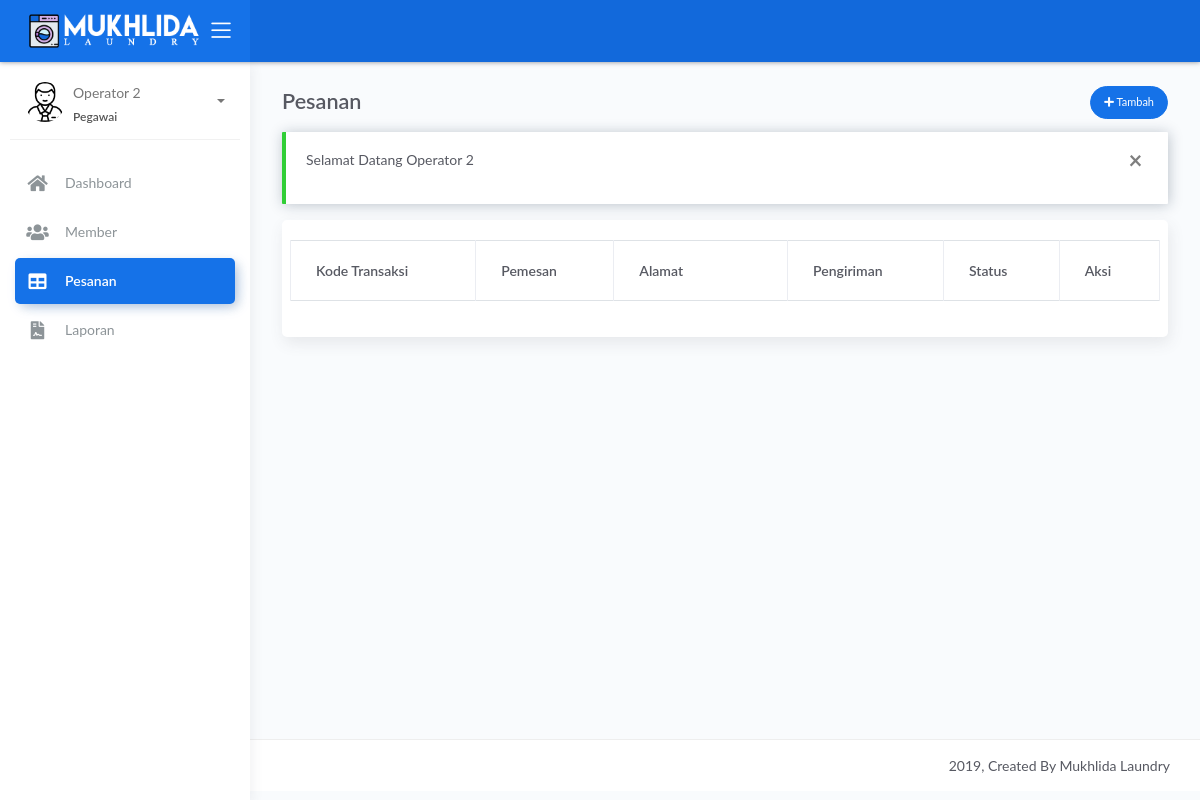
/operator/index.php?page=pesanan (signed in), run on an earlier commit of the app's database.
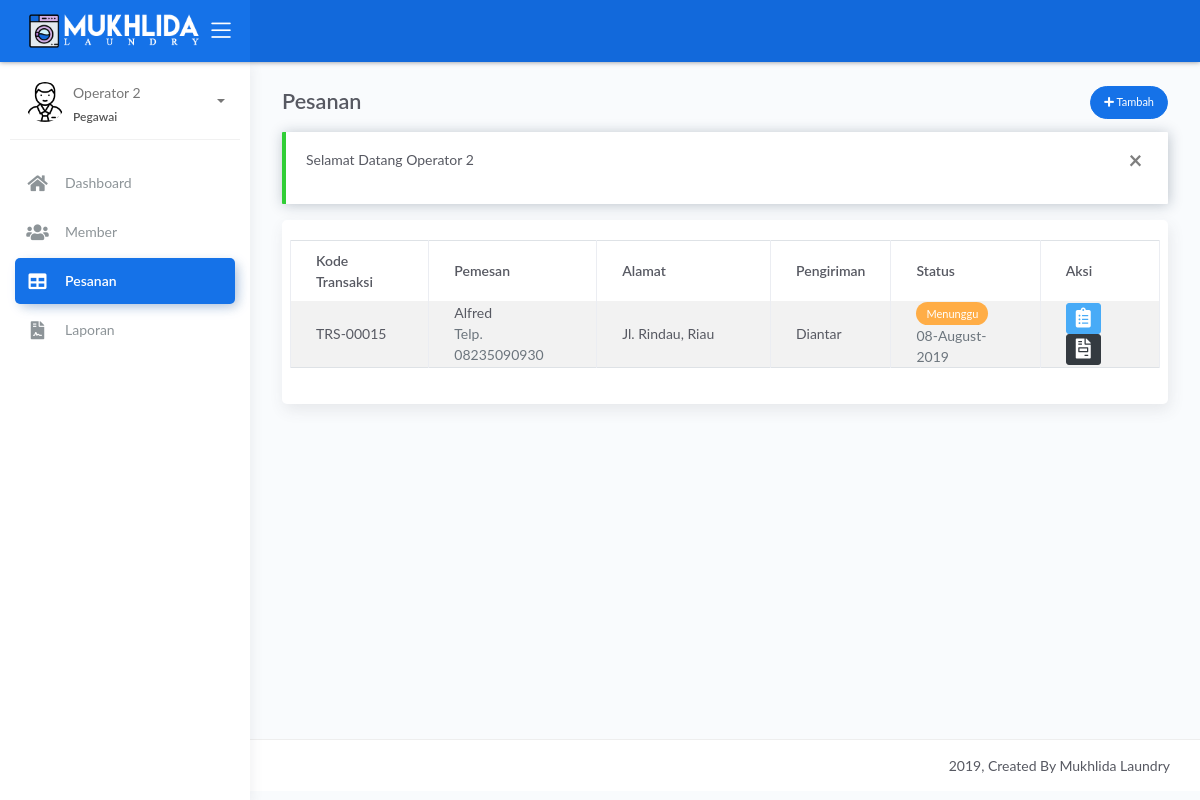
And on a later commit of the database.
### tables this page shows
CREATE TABLE IF NOT EXISTS `info_toko` (
  `nama_toko` varchar(50) NOT NULL,
  `tentang` text NOT NULL,
  `alamat` varchar(255) NOT NULL,
  `email` varchar(50) NOT NULL,
  `telp` varchar(20) NOT NULL,
  `fax` varchar(20) NOT NULL,
  `rek` varchar(20) NOT NULL,
  `facebook` varchar(100) NOT NULL,
  `twitter` varchar(100) NOT NULL,
  `instagram` varchar(100) NOT NULL
);

CREATE TABLE IF NOT EXISTS `transaksi` (
  `kode_transaksi` varchar(10) NOT NULL,
  `tgl_transaksi` timestamp NOT NULL DEFAULT CURRENT_TIMESTAMP,
  `pemesan` varchar(50) NOT NULL,
  `telp` varchar(15) NOT NULL,
  `alamat` varchar(255) NOT NULL,
  `logistik` enum('Diantar','Ambil Sendiri') NOT NULL DEFAULT 'Ambil Sendiri',
  `diskon` int(2) NOT NULL DEFAULT '0',
  `total` float NOT NULL,
  `tunai` float NOT NULL,
  `status` enum('0','1','2','3','4') NOT NULL DEFAULT '0' COMMENT '0 - menunggu, 1 - dikerjakan, 2 - selesai dikerjakan, 3 - dikirim, 4 - selesai',
  `update_at` timestamp NOT NULL DEFAULT CURRENT_TIMESTAMP ON UPDATE CURRENT_TIMESTAMP,
  `id_member` varchar(5) NOT NULL DEFAULT '0'
);

### operator/sistem/content.php (called while the page is built, shortened)
<?php
include_once '../sistem/koneksi.php';
$get_page = $_GET['page'];
switch ($get_page) {
    case 'pesanan':
        $title = 'Pesanan';
        $ps_active = 'active';
        break;
}
$info_toko = mysqli_fetch_assoc(mysqli_query($koneksi, "SELECT * FROM info_toko"));

### operator/views/pesanan.php (the view, shortened to what this page needs)
<?php
$query = mysqli_query($koneksi, "SELECT * FROM transaksi WHERE status < '4' ORDER BY status ASC, tgl_transaksi ASC");
?>
<div class="page-inner">
    <div class="row heading">
        <div class="col-8">
            <h2 class="pb-2 fw-bold"><?= $title ?></h2>
        </div>
        <div class="col-4 text-right ml-auto">
            <a href="index.php?page=add_pesanan" class="btn btn-primary btn-round btn-sm">
                <i class="fa fa-plus"></i> Tambah
            </a>
        </div>
    </div>
    <?php if (@$_SESSION['pesan']): ?>
        <div class="alert alert-<?= $_SESSION['pesan']['status'] == 'error' ? 'danger' : $_SESSION['pesan']['status'] ?> alert-dismisable fade show" role="alert">
            <button class="close" data-dismiss="alert" aria-label="Close">
                <span aria-hidden="true">&times;</span>
            </button>
            <p><?= $_SESSION['pesan']['msg'] ?></p>
        </div>
    <?php endif; ?>
    <div class="main-content">
        <div class="card">
            <div class="card-body px-2">
                <table class="table table-striped table-bordered data-table">
                    <thead>
                        <th>Kode Transaksi</th>
                        <th>Pemesan</th>
                        <th width="20%">Alamat</th>
                        <th>Pengiriman</th>
                        <th>Status</th>
                        <th>Aksi</th>
                    </thead>
                    <tbody>
                        <?php while ($row = mysqli_fetch_assoc($query)): ?>
                            <tr>
                                <td><?= $row['kode_transaksi'] ?></td>
                                <td>
                                    <span><?= $row['pemesan'] ?></span> <br>
                                    <span class="text-muted">Telp. <?= $row['telp'] ?></span>
                                </td>
                                <td><?= $row['alamat'] ?></td>
                                <td>
                                    <?= $row['logistik'] ?>
                                </td>
                                <td>
                                    <?php if ($row['status'] == '0') echo "<span class=\"badge badge-warning\">Menunggu</span>" ?>
                                    <br>
                                    <span class="text-muted"><?= date('d-F-Y', strtotime($row['update_at'])) ?></span>
                                </td>
                                <td>
                                    <?php if ($row['status'] == '0'): ?>
                                        <a href="sistem/update_status_pesanan.php?s=1&k=<?= base64_encode($row['kode_transaksi']) ?>" class="btn btn-info btn-xs py-1" data-toggle="tooltip" data-placement="top" title="Tandai Dikerjakan"><i class="fa fa-clipboard-list fa-2x"></i></a>
                                    <?php elseif ($row['status'] == '1'): ?>
                                        <a href="sistem/update_status_pesanan.php?s=2&k=<?= base64_encode($row['kode_transaksi']) ?>" class="btn btn-primary btn-xs py-1" data-toggle="tooltip" data-placement="top" title="Tandai Selesai Dikerjakan"><i class="fa fa-tasks fa-2x"></i></a>
                                    <?php elseif ($row['status'] == '2' && $row['logistik'] == 'Diantar'): ?>
                                        <a href="sistem/update_status_pesanan.php?s=3&k=<?= base64_encode($row['kode_transaksi']) ?>" class="btn btn-secondary btn-xs py-1" data-toggle="tooltip" data-placement="top" title="Tandai Dikirim"><i class="fa fa-shipping-fast fa-2x"></i></a>
                                    <?php elseif ($row['status'] == '3' || ($row['status'] == '2' && $row['logistik'] == 'Ambil Sendiri')): ?>
                                        <a href="sistem/update_status_pesanan.php?s=4&k=<?= base64_encode($row['kode_transaksi']) ?>" class="btn btn-success btn-xs py-1" data-toggle="tooltip" data-placement="top" title="Tandai Selesai"><i class="fa fa-check fa-2x"></i></a>
                                    <?php endif; ?>
                                    <a href="#detail-transaksi" class="btn btn-dark btn-xs btn-detail-transaksi py-1" data-toggle="modal" data-target="#detail-transaksi" data-kt="<?= base64_encode($row['kode_transaksi']) ?>"><i class="fa fa-file-invoice fa-2x"  data-toggle="tooltip" data-placement="top" title="Detail Transaksi"></i></a>
                                </td>
                            </tr>
                        <?php endwhile; ?>
                    </tbody>
                </table>
            </div>
        </div>
    </div>
</div>

### operator/index.php (shortened to what this page needs)
<?php include_once 'sistem/content.php'; ?>
<!DOCTYPE html>
<html lang="en">
<head>
	<link rel="stylesheet" href="../assets/css/bootstrap.min.css">
    <link rel="stylesheet" href="../assets/css/atlantis.min.css">
	<link rel="stylesheet" href="../assets/css/fonts.min.css">
	<link rel="stylesheet" href="../assets/js/plugin/select2/css/select2.min.css">
	<link rel="stylesheet" href="../assets/css/style.css">
</head>
<body>
	<div class="wrapper">
		<div class="main-header">
			<div class="logo-header" data-background-color="blue">
				<a href="index.php" class="logo text-white text-uppercase">
					<img src="../assets/img/mukhlida-laundry.png" alt="Logo Image" style="width: 90%">
				</a>
				<div class="nav-toggle">
					<button class="btn btn-toggle toggle-sidebar">
						<i class="icon-menu"></i>
					</button>
				</div>
			</div>
			<nav class="navbar navbar-header navbar-expand-lg" data-background-color="blue2">
			</nav>
		</div>
		<div class="sidebar sidebar-style-2">
			<div class="sidebar-wrapper scrollbar scrollbar-inner">
				<div class="sidebar-content">
					<div class="user">
						<div class="avatar-sm float-left mr-2">
							<img src="../assets/img/<?= $_SESSION['jenis_kelamin'] ?>.png" alt="<?= $_SESSION['jenis_kelamin'] ?>" class="avatar-img rounded-circle">
						</div>
						<div class="info">
							<a data-toggle="collapse" href="#collapseExample" aria-expanded="true">
								<span>
									<?= $_SESSION['nama'] ?>
									<span class="user-level"><?= $_SESSION['level'] ?></span>
									<span class="caret"></span>
								</span>
							</a>
						</div>
					</div>
					<ul class="nav nav-primary">
						<li class="nav-item <?= @$d_active ?>">
							<a href="index.php">
								<i class="fas fa-home"></i>
								<p>Dashboard</p>
							</a>
						</li>
						<li class="nav-item <?= @$m_active ?>">
							<a href="index.php?page=member">
								<i class="fas fa-users"></i>
								<p>Member</p>
							</a>
						</li>
						<li class="nav-item <?= @$ps_active ?>">
							<a href="index.php?page=pesanan">
								<i class="fas fa-table"></i>
								<p>Pesanan</p>
							</a>
						</li>
						<li class="nav-item <?= @$l_active ?>">
							<a href="index.php?page=laporan">
								<i class="fas fa-file-contract"></i>
								<p>Laporan</p>
							</a>
						</li>
					</ul>
				</div>
			</div>
		</div>
		<div class="main-panel">
			<div class="content">
				<?php include_once 'views/' . $page ?>
			</div>
			<footer class="footer">
				<div class="container-fluid">
					<div class="copyright ml-auto">
						2019, Created By <?= $info_toko['nama_toko'] ?>
					</div>
				</div>
			</footer>
		</div>
	</div>
</body>
</html>

### assets/css/style.css (style rules this page uses)
.logo-header .logo { min-width: 175px; }

What changed in the data, as far as the page shows it:
added transaksi: kode_transaksi "TRS-00015", pemesan "Alfred", telp "08235090930", alamat "Jl. Rindau, Riau", logistik "Diantar", status "Menunggu", update_at "08-August-2019"
